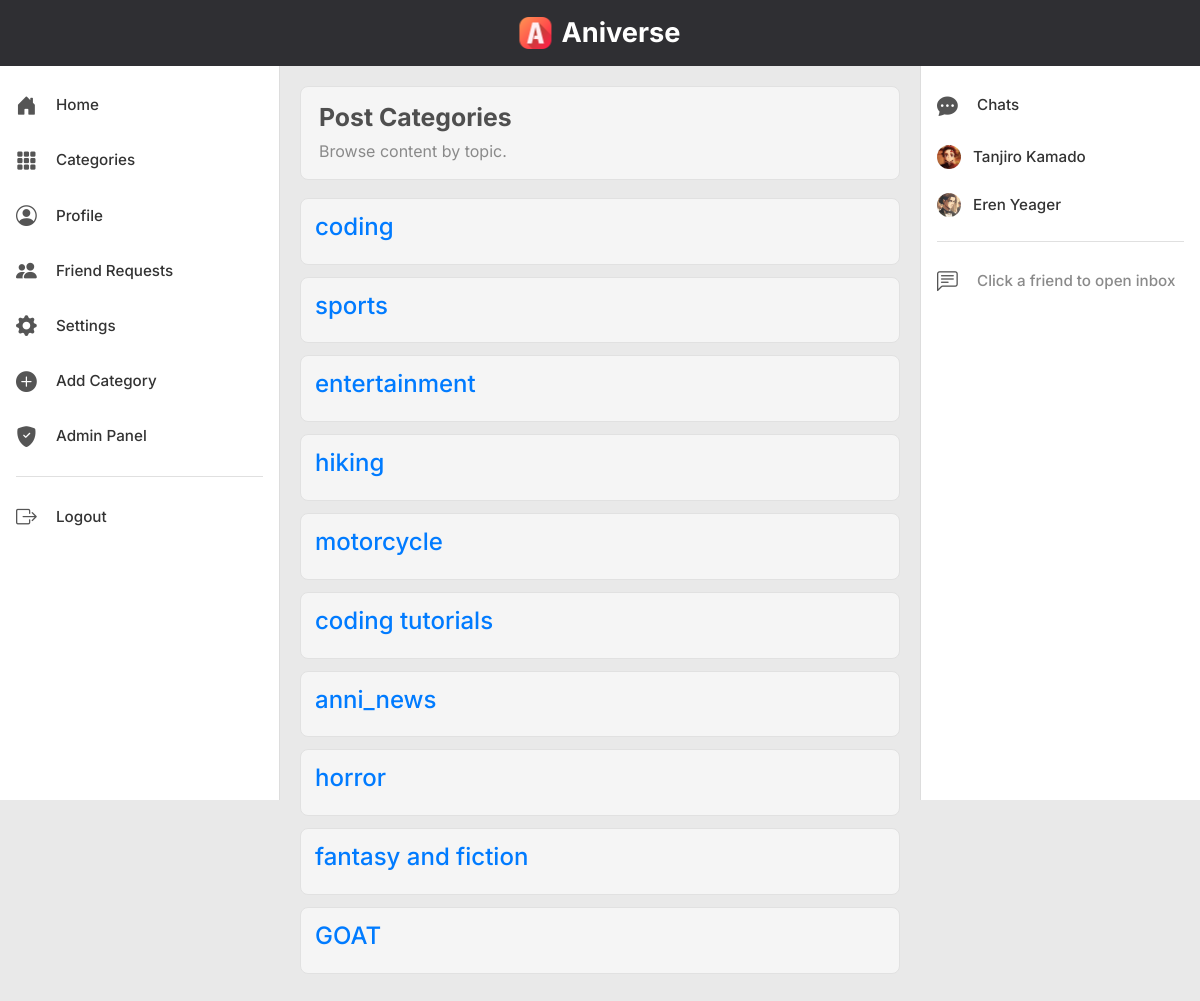
Screenshot of /home/category-list/ (signed in) with the database file from the repository.
### Ani_blog/models.py (models this page shows, shortened)
class Category(models.Model):
    name = models.CharField(max_length=255)
    def __str__(self):
        return self.name

class Profile(models.Model):
    user = models.OneToOneField(User, null=True, on_delete=models.CASCADE)
    bio = models.TextField()
    profile_pic = models.ImageField(null=True, blank=True, upload_to="images/")
    fb_url = models.CharField(max_length=255, null=True, blank=True)

### Ani_blog/views.py (the view)
# urls.py: path('category-list/',CategoryListView, name='category-list' ),
def CategoryListView(request):
    cat_menu_list = Category.objects.all()
    return render(request, 'category_list.html', {'cat_menu_list': cat_menu_list})

### Ani_blog/templates/category_list.html (shortened to what this page needs)
{% extends 'base.html' %}
{% block content %}
<section class="page-shell">
    <header class="page-header">
        <h1 class="page-title">Post Categories</h1>
        <p class="page-subtitle">Browse content by topic.</p>
    </header>
    <ul class="list-clean">
        {% for item in cat_menu_list %}
            <li class="list-item-card">
                <h4><a href="{%url 'category' item|slugify %}">{{ item }}</a></h4>
            </li>
        {% empty %}
            <li class="list-item-card">No categories available yet.</li>
        {% endfor %}
    </ul>
</section>
{% endblock %}

### Ani_blog/templates/base.html (shortened to what this page needs)
<!DOCTYPE html>
<html lang="en">
<head>
  {% load static %}
  <link rel="stylesheet" href="https://cdn.jsdelivr.net/npm/bootstrap@4.4.1/dist/css/bootstrap.min.css">
  <link rel="stylesheet" href="https://cdn.jsdelivr.net/npm/bootstrap-icons@1.11.3/font/bootstrap-icons.min.css">
  <link rel="stylesheet" href="{% static 'css/modern-home.css' %}">
  <link rel="stylesheet" href="{% static 'css/social-home.css' %}">
</head>
<body>
  {% block top_nav %}
  <header class="social-header">
    <div class="social-topbar">
      <div class="social-brand-wrap">
        <img src="/media/images/icon.png" alt="Aniverse" class="social-logo-icon">
        <span class="social-brand-text" style="font-size: 2rem; line-height: 1;">Aniverse</span>
      </div>
    </div>
  </header>
  {% endblock %}
  <div class="app-layout">
    {% block sidebar %}
    <aside class="app-sidebar">
      <nav class="sidebar-nav">
        <a href="{% url 'Home' %}" class="sidebar-link">
          <i class="bi bi-house-door-fill"></i>
          <span>Home</span>
        </a>
        <a href="{% url 'category-list' %}" class="sidebar-link">
          <i class="bi bi-grid-3x3-gap-fill"></i>
          <span>Categories</span>
        </a>
        {% if user.is_authenticated %}
        <a href="{% url 'my_profile' %}" class="sidebar-link">
          <i class="bi bi-person-circle"></i>
          <span>Profile</span>
        </a>
        <a href="{% url 'friend_requests' %}" class="sidebar-link">
          <i class="bi bi-people-fill"></i>
          <span>Friend Requests</span>
        </a>
        {% endif %}
        <a href="{% url 'edit_profile' %}" class="sidebar-link">
          <i class="bi bi-gear-fill"></i>
          <span>Settings</span>
        </a>
        {% if user.is_superuser %}
        <a href="{% url 'add_category' %}" class="sidebar-link">
          <i class="bi bi-plus-circle-fill"></i>
          <span>Add Category</span>
        </a>
        <a href="/admin/" class="sidebar-link">
          <i class="bi bi-shield-fill-check"></i>
          <span>Admin Panel</span>
        </a>
        {% endif %}
        <div class="sidebar-divider"></div>
        {% if user.is_authenticated %}
          <form method="post" action="{% url 'logout' %}" class="sidebar-logout-form">
            <button type="submit" class="sidebar-link sidebar-logout-btn">
              <i class="bi bi-box-arrow-right"></i>
              <span>Logout</span>
            </button>
          </form>
        {% endif %}
      </nav>
    </aside>
    {% endblock %}
    <main class="app-main-content">
      {% block content %}
      {% endblock %}
    </main>
    {% block right_sidebar %}
    {% if user.is_authenticated %}
    <aside class="app-right-sidebar">
      <nav class="sidebar-nav chat-sidebar-card">
        <div class="sidebar-link chat-sidebar-title">
          <i class="bi bi-chat-dots-fill"></i>
          <span>Chats</span>
        </div>
        <div class="chat-friends-list">
          {% for friend in chat_friends %}
            <a href="{% url 'chat_conversation' friend.id %}" class="sidebar-link chat-friend-link {% if active_chat_user and active_chat_user.id == friend.id %}active{% endif %}">
              {% if friend.profile.profile_pic %}
              <img src="{{ friend.profile.profile_pic.url }}" alt="{{ friend.get_full_name|default:friend.username }}" class="sidebar-avatar">
              {% else %}
              <i class="bi bi-person-circle"></i>
              {% endif %}
              <span>{{ friend.first_name }} {{ friend.last_name }}</span>
            </a>
          {% empty %}
            <div class="sidebar-link chat-placeholder-row">
              <i class="bi bi-person-plus"></i>
              <span>Add friends to start chatting</span>
            </div>
          {% endfor %}
        </div>
        <div class="sidebar-divider"></div>
        <div class="sidebar-link chat-placeholder-row">
          <i class="bi bi-chat-left-text"></i>
          <span>Click a friend to open inbox</span>
        </div>
      </nav>
    </aside>
    {% endif %}
    {% endblock %}
  </div>
</body>
</html>

### static/css/modern-home.css (style rules this page uses)
:root { --app-bg: #f4f6fb; --app-surface: #ffffff; --app-text: #0f172a; --app-muted: #667085; --app-primary: #3b82f6; --app-border: #e2e8f0; }
body { background: radial-gradient(circle at top right, #eef4ff, #f8fafc 45%, #f8fafc); color: var(--app-text); font-family: 'Inter', sans-serif; }
.page-shell { max-width: 900px; margin: 0 auto; }
.page-header { background: #f5f5f5; border: 1px solid #e1e1e1; border-radius: 8px; padding: 16px 18px; margin-bottom: 18px; }
.page-title { font-size: 1.55rem; font-weight: 700; color: #4f4f4f; margin: 0; }
.page-subtitle { color: #8a8a8a; margin-top: 6px; margin-bottom: 0; }
.list-clean { list-style: none; margin: 0; padding: 0; }
.list-item-card { background: #f5f5f5; border: 1px solid #e1e1e1; border-radius: 8px; padding: 14px; margin-bottom: 12px; }

### static/css/social-home.css (style rules this page uses)
body { background: #e9e9e9; margin: 0; padding: 0; }
.social-header { position: fixed; top: 0; left: 0; right: 0; z-index: 1000; }
.social-topbar { background: #2f2f33; min-height: 66px; display: flex; align-items: center; justify-content: space-between; gap: 20px; padding: 10px 20px; position: relative; }
.social-brand-wrap { color: #fff; display: flex; align-items: center; gap: 10px; position: absolute; left: 50%; transform: translateX(-50%); z-index: 10; }
.social-logo-icon { height: 32px; width: auto; display: inline-block; }
.social-brand-text { font-weight: 700; font-size: 1.7rem !important; line-height: 1; }
.app-layout { display: flex; margin-top: 66px; min-height: calc(100vh - 66px); }
.app-sidebar { position: fixed; left: 0; top: 66px; width: 280px; height: calc(100vh - 66px); background: #fff; border-right: 1px solid #ddd; overflow-y: auto; padding: 12px 0; z-index: 900; pointer-events: auto; }
.sidebar-nav { display: flex; flex-direction: column; }
.sidebar-link { display: flex; align-items: center; gap: 12px; padding: 12px 16px; color: #333; text-decoration: none; font-weight: 500; font-size: 0.95rem; transition: background 0.2s; }
.sidebar-link i { font-size: 1.3rem; width: 28px; color: #555; }
.sidebar-avatar { width: 24px; height: 24px; border-radius: 50%; object-fit: cover; flex-shrink: 0; display: block; }
.sidebar-divider { height: 1px; background: #e0e0e0; margin: 12px 16px; }
.sidebar-logout-form { margin: 0; }
.sidebar-logout-btn { width: 100%; border: none; background: transparent; cursor: pointer; text-align: left; }
.app-main-content { margin-left: 280px; margin-right: 280px; flex: 1; padding: 20px; max-width: calc(100% - 560px); }
.app-right-sidebar { position: fixed; top: 66px; left: auto; right: 0; width: 280px; height: calc(100vh - 66px); background: #fff; padding: 12px 0; overflow-y: auto; border-left: 1px solid #ddd; border-right: none; z-index: 900; pointer-events: auto; }
.chat-sidebar-card { width: 100%; }
.chat-sidebar-title { margin: 0; cursor: default; }
.chat-friends-list { display: flex; flex-direction: column; margin: 0; }
.chat-friend-link { border: 0; position: relative; z-index: 1; }
.chat-placeholder-row { cursor: default; color: #8a8a8a; }

### rows the page displays
Category: name "coding"
Category: name "sports"
Category: name "entertainment"
Category: name "hiking"
Category: name "motorcycle"
Category: name "coding tutorials"
Category: name "anni_news"
Category: name "horror"
Category: name "fantasy and fiction"
Category: name "GOAT"

### other values shown
{{ friend.first_name }} "Tanjiro"
{{ friend.last_name }} "Kamado"
{{ friend.first_name }} "Eren"
{{ friend.last_name }} "Yeager"
